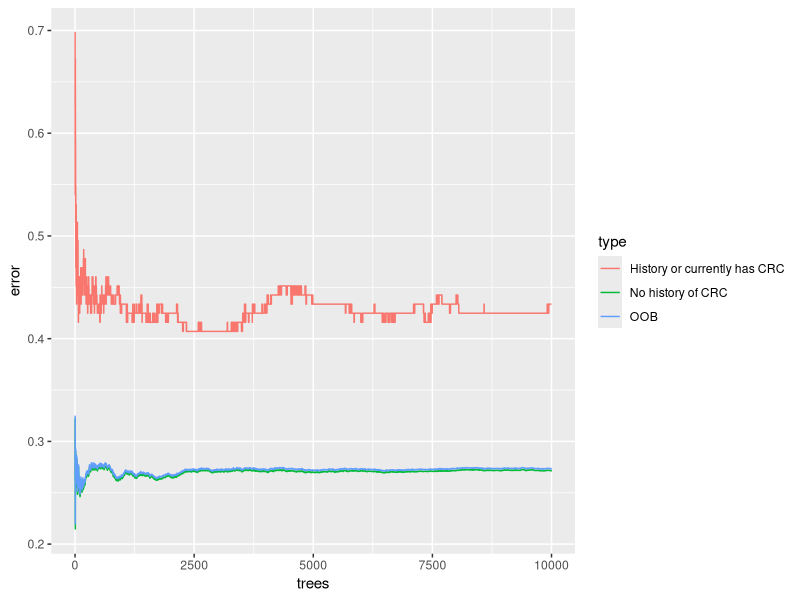
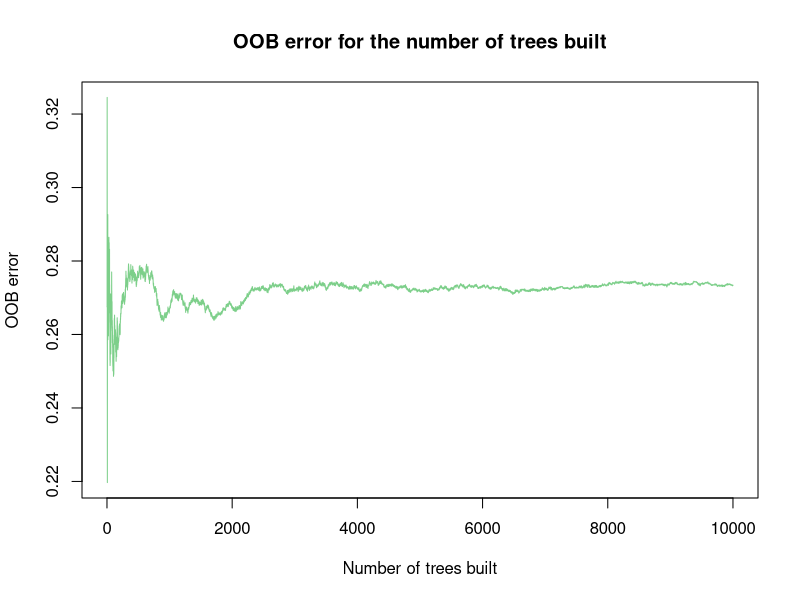

Here is the R script that generated these plots, in order: (Note: a time limit stopped this script after it produced the figures.)
library(dplyr)
library(randomForest)
library(caret)
library(ggplot2)
library(tidyr)

### Setting up data ------------------------------------------------------------

data = read.csv("datasets/KMCC DM CRC.csv")

# set factor variables
var_ind = c(2,5,6,8,9,10,11,12,13,14,15,16)
for(i in 1:length(var_ind)){
  data[,var_ind[i]] = as.factor(data[,var_ind[i]])
}

new_data = data
miss_var_ind = c(11,12,14,15,16)
# if certain column values = 6 or 9, then replace the value with an NA
new_data[, miss_var_ind][new_data[,miss_var_ind] == 6 | new_data[,miss_var_ind] == 9] = NA

# remove observations with missing values
me_miss_ind = which(is.na(new_data$Moderate_Exer))
hx_miss_ind = which(is.na(new_data$hx_colorectal_polyps))
ed_miss_ind = which(is.na(new_data$education))
alc_miss_ind = which(is.na(new_data$alc_stat))
smk_miss_ind = which(is.na(new_data$smk_stat))
all_miss_ind = unique(c(me_miss_ind, hx_miss_ind, 
                        ed_miss_ind, alc_miss_ind, smk_miss_ind))
all_missing_data = new_data[all_miss_ind,]

# finalized dataset we are working with for modeling
remain_data = new_data[-all_miss_ind,]

### RANDOM FOREST MODELING with training data ----------------------------------

# 1. set seed
set.seed(692)

# 2. partition data for training and testing
train_index = createDataPartition(remain_data$CRC, p = .8, list = FALSE) %>% 
  as.vector(.)
train_data = (remain_data[train_index,])[,-1]
test_data = (remain_data[-train_index,])[,-1]

rf = randomForest(CRC ~ ., data = train_data, ntree = 10000, 
                  sampsize = c('0' = 40, '1' = 40))
print(rf)
#plot(rf)

# number of trees versus types of error plot
oob_data = data.frame(
  trees = rep(1:nrow(rf$err.rate), 3), 
  type = rep(c("OOB","No history of CRC","History or currently has CRC"), 
             each = nrow(rf$err.rate)),
  error = c(rf$err.rate[,"OOB"], rf$err.rate[,"0"], 
            rf$err.rate[,"1"]))
ggplot(data = oob_data, aes(x = trees, y= error)) + 
  geom_line(aes(color = type))
plot((oob_data %>% filter(type == "OOB"))$trees,
     (oob_data %>% filter(type == "OOB"))$error, type = "l", 
     xlab = "Number of trees built",
     ylab = "OOB error",
     main = "OOB error for the number of trees built",
     col = rgb(0.49, 0.81, 0.54))

oob2_data = oob_data %>% pivot_wider(names_from = type, values_from = error)

tuneRF(train_data[,-1], train_data$CRC, ntreeTry=5000,
       stepFactor=1.5,improve=0.01, trace=TRUE, plot=TRUE)

# visualizing variable importance
# Get variable importance from the initial model fit using training data
imp_data = as.data.frame(importance(rf))
imp_data$Var.Names = row.names(imp_data)

# the higher the mean decrease gini = the higher the variable importance
ggplot(imp_data, aes(x=Var.Names, y=MeanDecreaseGini)) +
  geom_segment( aes(x=Var.Names, xend=Var.Names, y=0, yend=MeanDecreaseGini), color="skyblue") +
  geom_point(aes(size = MeanDecreaseGini), color="blue", alpha=0.6) +
  theme_light() +
  coord_flip() +
  theme(
    legend.position="bottom",
    panel.grid.major.y = element_blank(),
    panel.border = element_blank(),
    axis.ticks.y = element_blank()
  )

### USING RANDOM FOREST MODELING ON TESTING DATA -----------------------

rf_pred = predict(rf, test_data)
confusionMatrix(rf_pred, test_data$CRC)
